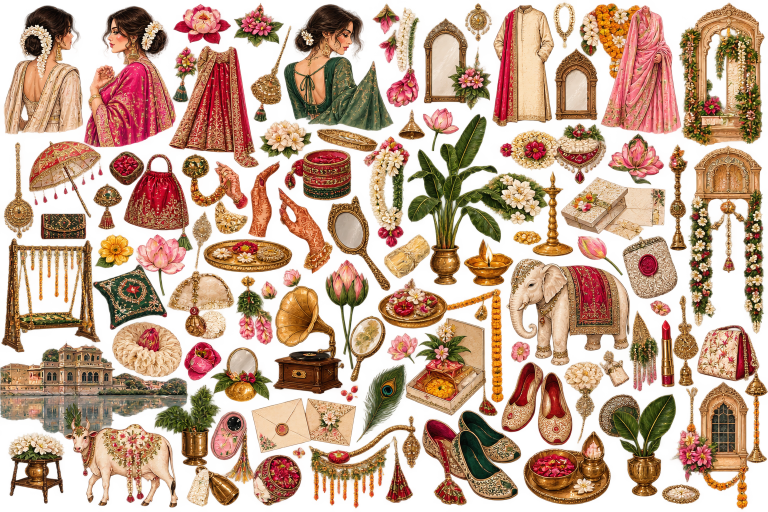
#> input picture kaphor-frontend/assets/elements/indian.png, 1536 x 1024 px, found by its file name (shown at 1/2 size)
$ python extract_all_indian.py
#> lines starting #> are read from the running program, lines starting #| are printed output that depends on the picture
import os
from PIL import Image

im = Image.open(r"c:\Users\Insiyah\Kaphor\kaphor-frontend\assets\elements\indian.png").convert('RGBA')
#> im is the input picture: PIL image 1536x1024 RGBA; mean R, G, B, A 156.1, 106.6, 70.8, 152.1
out_dir = r"c:\Users\Insiyah\Kaphor\kaphor-frontend\assets\editorial\indian"
os.makedirs(out_dir, exist_ok=True)

# Helper function to crop, trim transparency, and save with small border
def extract_element(box, name):
    # box is (left, top, right, bottom)
    cropped = im.crop(box)
    bbox = cropped.getbbox()
    if bbox:
        trimmed = cropped.crop(bbox)
        tw, th = trimmed.size
        padded = Image.new('RGBA', (tw + 6, th + 6), (0, 0, 0, 0))
        padded.paste(trimmed, (3, 3))
        dest = os.path.join(out_dir, f"{name}.png")
        padded.save(dest)
        print(f"Extracted {name}.png -> size {padded.size}")
        return dest
    else:
        print(f"EMPTY: {name} in {box}")
        return None

# Exact bounding boxes based on the 1536x1024 grid
CROPS = {
    "muse_pink_banarasi": (108, 2, 235, 290),
    "muse_ivory_gajra": (0, 0, 112, 260),
    "muse_emerald_sabyasachi": (360, 0, 515, 255),
    "royal_crimson_lehenga": (220, 85, 340, 325),
    "jharokha_window_top": (885, 0, 1005, 280),
    "jharokha_window_ornate": (870, 720, 1005, 995),
    "grand_palace_arch": (888, 275, 1005, 630),
    "lake_palace_udaipur": (0, 660, 248, 835),
    "royal_white_elephant": (645, 480, 822, 690),
    "royal_potli_bag": (160, 290, 252, 442),
    "carved_wooden_jhula": (0, 460, 126, 680),
    "banana_palm_kalash": (525, 215, 650, 545),
    "pichwai_sacred_cow": (75, 780, 245, 990),
    "royal_zari_mojaris": (545, 680, 660, 855),
    "royal_embroidered_parasol": (28, 270, 138, 422),
    "pink_lotus_flower": (225, 5, 300, 88),
    "brass_glowing_diya": (600, 455, 672, 540),
    "emerald_zari_cushion": (120, 500, 220, 630),
    "men_royal_sherwani": (630, 0, 725, 255),
    "pink_chiffon_saree_muse": (780, 0, 885, 260)
}

for name, box in CROPS.items():
    extract_element(box, name)
#> this loop made 20 passes
#> bbox in extract_element on passes 1 to 12: (0, 5, 127, 288), (0, 0, 112, 260), (0, 0, 155, 255), (0, 0, 120, 240), (0, 0, 120, 280), (0, 0, 135, 275), (0, 0, 117, 355), (0, 0, 248, 175), (0, 0, 177, 210), (0, 0, 92, 152), (0, 0, 126, 220), (0, 0, 125, 330)
#> pass 1, in extract_element, `cropped = im.crop(box)`:
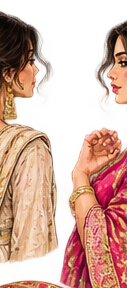
#> cropped: PIL image 127x288 RGBA; mean R, G, B, A 164.5, 107.9, 86, 140.9; transparent parts drawn white
#> pass 1, in extract_element, `trimmed = cropped.crop(bbox)`:
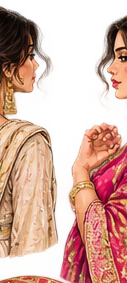
#> trimmed: PIL image 127x283 RGBA; mean R, G, B, A 166.4, 109.1, 87, 143.4; transparent parts drawn white
#> pass 1, in extract_element, `padded.save(dest)`:
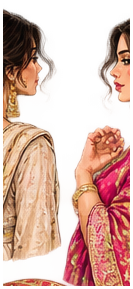
#> saved as muse_pink_banarasi.png: PIL image 133x289 RGBA; mean R, G, B, A 155.5, 102, 81.4, 134.1; transparent parts drawn white

print("All Indian editorial elements successfully extracted!")

$ run again, with kaphor-frontend/assets/elements/76d5efc9-6b18-4169-a3f9-816158f076ae.png copied over kaphor-frontend/assets/elements/indian.png
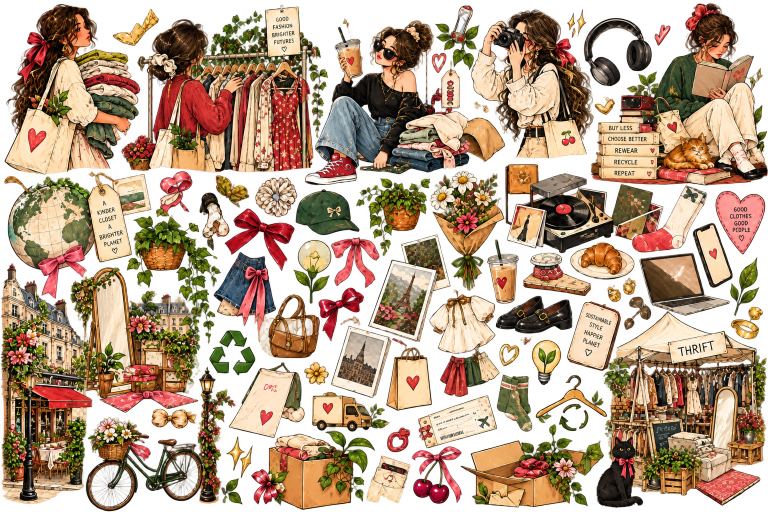
#> input picture kaphor-frontend/assets/elements/76d5efc9-6b18-4169-a3f9-816158f076ae.png, 1536 x 1024 px, found by its file name (shown at 1/2 size)
#> im is the input picture: PIL image 1536x1024 RGBA; mean R, G, B, A 142.9, 108.5, 76.2, 167.2
#> the loop `for name, box in CROPS.items():` made 20 passes
#> bbox in extract_element on passes 1 to 8: (0, 0, 127, 288), (0, 9, 112, 260), (0, 17, 155, 255), (0, 0, 120, 240), (0, 0, 120, 280), (0, 0, 135, 275), (0, 0, 117, 355), (0, 0, 248, 175)
#> pass 1, in extract_element, `cropped = im.crop(box)`:
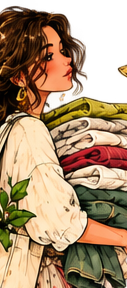
#> cropped: PIL image 127x288 RGBA; mean R, G, B, A 149.7, 116.6, 79.3, 208.9; transparent parts drawn white
#> pass 2, in extract_element (call 2), `cropped = im.crop(box)`:
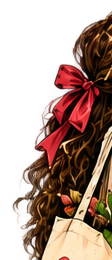
#> cropped: PIL image 112x260 RGBA; mean R, G, B, A 106.6, 54.2, 37, 133.1; transparent parts drawn white

$ run again, with kaphor-frontend/assets/elements/Sustainable Style Sticker Collage.png copied over kaphor-frontend/assets/elements/indian.png
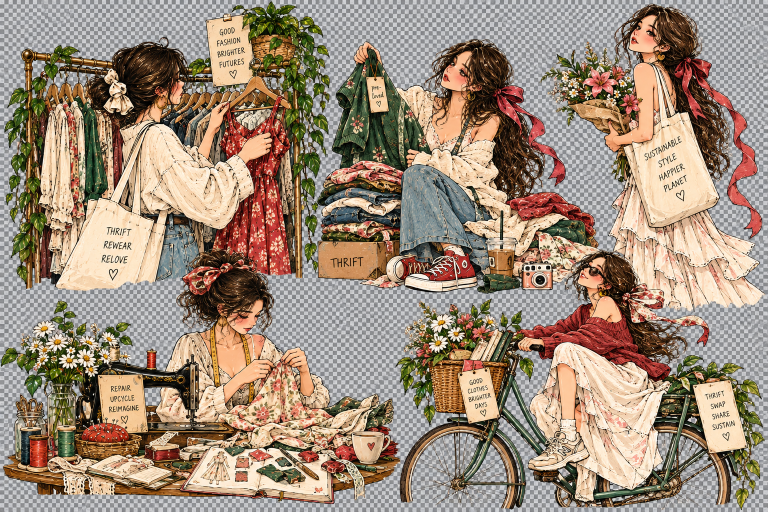
#> input picture kaphor-frontend/assets/elements/Sustainable Style Sticker Collage.png, 1536 x 1024 px, found by its file name (shown at 1/2 size)
#> the loop `for name, box in CROPS.items():` made 20 passes
#> bbox in extract_element on passes 1 to 8: (0, 0, 127, 288), (0, 0, 112, 260), (0, 0, 155, 255), (0, 0, 120, 240), (0, 0, 120, 280), (0, 0, 135, 275), (0, 0, 117, 355), (0, 0, 248, 175)
#> pass 1, in extract_element, `cropped = im.crop(box)`:
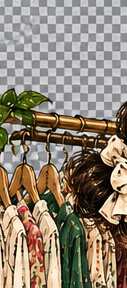
#> cropped: PIL image 127x288 RGBA; mean R, G, B, A 143.4, 131.6, 115.8, 255
#> pass 2, in extract_element (call 2), `cropped = im.crop(box)`:
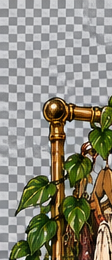
#> cropped: PIL image 112x260 RGBA; mean R, G, B, A 141.3, 138.4, 124.1, 255

$ run again, with kaphor-frontend/assets/elements/Vintage Thrift Fashion Sticker Collage.png copied over kaphor-frontend/assets/elements/indian.png
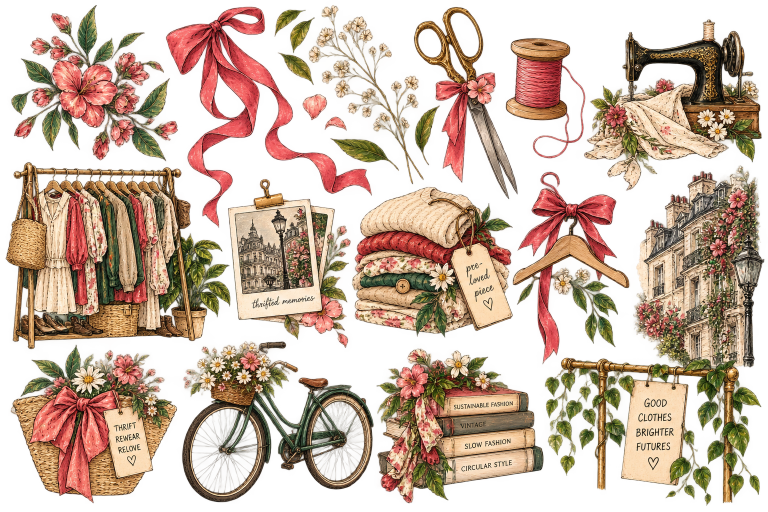
#> input picture kaphor-frontend/assets/elements/Vintage Thrift Fashion Sticker Collage.png, 1536 x 1024 px, found by its file name (shown at 1/2 size)
#> im is the input picture: PIL image 1536x1024 RGBA; mean R, G, B, A 145.6, 108.1, 79.5, 130.8
#> the loop `for name, box in CROPS.items():` made 20 passes
#> bbox in extract_element on passes 1 to 8: (0, 0, 127, 288), (13, 19, 112, 260), (0, 1, 155, 255), (0, 0, 120, 240), (0, 0, 120, 280), (0, 0, 135, 275), (0, 0, 117, 355), (15, 0, 248, 175)
#> pass 1, in extract_element, `cropped = im.crop(box)`:
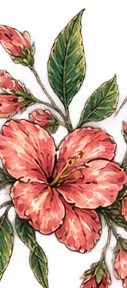
#> cropped: PIL image 127x288 RGBA; mean R, G, B, A 145.3, 99.7, 76.1, 153.1; transparent parts drawn white
#> pass 2, in extract_element (call 2), `cropped = im.crop(box)`:
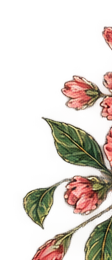
#> cropped: PIL image 112x260 RGBA; mean R, G, B, A 123.7, 91.8, 68.1, 64.1; transparent parts drawn white
